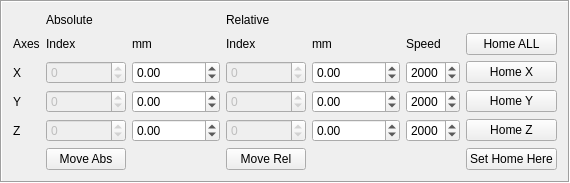
       <widget class="QFrame" name="monitorFrame_3">
        <property name="frameShape">
         <enum>QFrame::Box</enum>
        </property>
        <property name="frameShadow">
         <enum>QFrame::Sunken</enum>
        </property>
        <property name="lineWidth">
         <number>1</number>
        </property>
        <layout class="QHBoxLayout" name="horizontalLayout_2">
         <item>
          <layout class="QGridLayout" name="gridLayout_3">
           <item row="0" column="1">
            <widget class="QLabel" name="label_22">
             <property name="text">
              <string>Absolute</string>
             </property>
            </widget>
           </item>
           <item row="0" column="3">
            <widget class="QLabel" name="label_23">
             <property name="text">
              <string>Relative</string>
             </property>
            </widget>
           </item>
           <item row="1" column="0">
            <widget class="QLabel" name="label_24">
             <property name="text">
              <string>Axes</string>
             </property>
            </widget>
           </item>
           <item row="1" column="1">
            <widget class="QLabel" name="label_25">
             <property name="text">
              <string>Index</string>
             </property>
            </widget>
           </item>
           <item row="1" column="2">
            <widget class="QLabel" name="label_26">
             <property name="text">
              <string>mm</string>
             </property>
            </widget>
           </item>
           <item row="1" column="3">
            <widget class="QLabel" name="label_27">
             <property name="text">
              <string>Index</string>
             </property>
            </widget>
           </item>
           <item row="1" column="4">
            <widget class="QLabel" name="label_28">
             <property name="text">
              <string>mm</string>
             </property>
            </widget>
           </item>
           <item row="1" column="5">
            <widget class="QLabel" name="label_32">
             <property name="text">
              <string>Speed</string>
             </property>
            </widget>
           </item>
           <item row="2" column="0">
            <widget class="QLabel" name="label_29">
             <property name="text">
              <string>X</string>
             </property>
            </widget>
           </item>
           <item row="2" column="6">
            <widget class="QPushButton" name="pushButtonHomeObjX">
             <property name="toolTip">
              <string>&lt;!DOCTYPE HTML PUBLIC &quot;-//W3C//DTD HTML 4.0//EN&quot; &quot;http://www.w3.org/TR/REC-html40/strict.dtd&quot;&gt;
&lt;html&gt;&lt;head&gt;&lt;meta name=&quot;qrichtext&quot; content=&quot;1&quot; /&gt;&lt;style type=&quot;text/css&quot;&gt;
p, li { white-space: pre-wrap; }
&lt;/style&gt;&lt;/head&gt;&lt;body style=&quot; font-family:'MS Shell Dlg 2'; font-size:8.25pt; font-weight:400; font-style:normal;&quot;&gt;
&lt;p style=&quot; margin-top:0px; margin-bottom:0px; margin-left:0px; margin-right:0px; -qt-block-indent:0; text-indent:0px;&quot;&gt;&lt;span style=&quot; font-size:8pt;&quot;&gt;Home the object X axis (full right) and set its index to 0.&lt;/span&gt;&lt;/p&gt;
&lt;p style=&quot; margin-top:0px; margin-bottom:0px; margin-left:0px; margin-right:0px; -qt-block-indent:0; text-indent:0px;&quot;&gt;&lt;span style=&quot; font-size:8pt;&quot;&gt;Limits speed to 4000.&lt;/span&gt;&lt;/p&gt;&lt;/body&gt;&lt;/html&gt;</string>
             </property>
             <property name="text">
              <string>Home X</string>
             </property>
            </widget>
           </item>
           <item row="3" column="0">
            <widget class="QLabel" name="label_30">
             <property name="text">
              <string>Y</string>
             </property>
            </widget>
           </item>
           <item row="3" column="6">
            <widget class="QPushButton" name="pushButtonHomeObjY">
             <property name="toolTip">
              <string>&lt;!DOCTYPE HTML PUBLIC &quot;-//W3C//DTD HTML 4.0//EN&quot; &quot;http://www.w3.org/TR/REC-html40/strict.dtd&quot;&gt;
&lt;html&gt;&lt;head&gt;&lt;meta name=&quot;qrichtext&quot; content=&quot;1&quot; /&gt;&lt;style type=&quot;text/css&quot;&gt;
p, li { white-space: pre-wrap; }
&lt;/style&gt;&lt;/head&gt;&lt;body style=&quot; font-family:'MS Shell Dlg 2'; font-size:8.25pt; font-weight:400; font-style:normal;&quot;&gt;
&lt;p style=&quot; margin-top:0px; margin-bottom:0px; margin-left:0px; margin-right:0px; -qt-block-indent:0; text-indent:0px;&quot;&gt;&lt;span style=&quot; font-size:8pt;&quot;&gt;Home the object Y axis (full down) and set its index to 0.&lt;/span&gt;&lt;/p&gt;
&lt;p style=&quot; margin-top:0px; margin-bottom:0px; margin-left:0px; margin-right:0px; -qt-block-indent:0; text-indent:0px;&quot;&gt;&lt;span style=&quot; font-size:8pt;&quot;&gt;Limits speed to 4000.&lt;/span&gt;&lt;/p&gt;&lt;/body&gt;&lt;/html&gt;</string>
             </property>
             <property name="text">
              <string>Home Y</string>
             </property>
            </widget>
           </item>
           <item row="4" column="0">
            <widget class="QLabel" name="label_31">
             <property name="text">
              <string>Z</string>
             </property>
            </widget>
           </item>
           <item row="4" column="6">
            <widget class="QPushButton" name="pushButtonHomeObjZ">
             <property name="toolTip">
              <string>&lt;!DOCTYPE HTML PUBLIC &quot;-//W3C//DTD HTML 4.0//EN&quot; &quot;http://www.w3.org/TR/REC-html40/strict.dtd&quot;&gt;
&lt;html&gt;&lt;head&gt;&lt;meta name=&quot;qrichtext&quot; content=&quot;1&quot; /&gt;&lt;style type=&quot;text/css&quot;&gt;
p, li { white-space: pre-wrap; }
&lt;/style&gt;&lt;/head&gt;&lt;body style=&quot; font-family:'MS Shell Dlg 2'; font-size:8.25pt; font-weight:400; font-style:normal;&quot;&gt;
&lt;p style=&quot; margin-top:0px; margin-bottom:0px; margin-left:0px; margin-right:0px; -qt-block-indent:0; text-indent:0px;&quot;&gt;&lt;span style=&quot; font-size:8pt;&quot;&gt;Home the object Z axis (full far) and set its index to 0.&lt;/span&gt;&lt;/p&gt;
&lt;p style=&quot; margin-top:0px; margin-bottom:0px; margin-left:0px; margin-right:0px; -qt-block-indent:0; text-indent:0px;&quot;&gt;&lt;span style=&quot; font-size:8pt;&quot;&gt;Limits speed to 4000.&lt;/span&gt;&lt;/p&gt;&lt;/body&gt;&lt;/html&gt;</string>
             </property>
             <property name="text">
              <string>Home Z</string>
             </property>
            </widget>
           </item>
           <item row="5" column="1">
            <widget class="QPushButton" name="pushButtonMoveObj">
             <property name="text">
              <string>Move Abs</string>
             </property>
            </widget>
           </item>
           <item row="2" column="2">
            <widget class="QDoubleSpinBox" name="boxObjAbsmmX">
             <property name="minimum">
              <double>-1000000.000000000000000</double>
             </property>
             <property name="maximum">
              <double>1000000.000000000000000</double>
             </property>
            </widget>
           </item>
           <item row="2" column="4">
            <widget class="QDoubleSpinBox" name="boxObjRelmmX">
             <property name="prefix">
              <string notr="true"/>
             </property>
             <property name="minimum">
              <double>-1000000.000000000000000</double>
             </property>
             <property name="maximum">
              <double>1000000.000000000000000</double>
             </property>
            </widget>
           </item>
           <item row="3" column="4">
            <widget class="QDoubleSpinBox" name="boxObjRelmmY">
             <property name="prefix">
              <string notr="true"/>
             </property>
             <property name="minimum">
              <double>-1000000.000000000000000</double>
             </property>
             <property name="maximum">
              <double>1000000.000000000000000</double>
             </property>
            </widget>
           </item>
           <item row="4" column="4">
            <widget class="QDoubleSpinBox" name="boxObjRelmmZ">
             <property name="prefix">
              <string notr="true"/>
             </property>
             <property name="minimum">
              <double>-1000000.000000000000000</double>
             </property>
             <property name="maximum">
              <double>1000000.000000000000000</double>
             </property>
            </widget>
           </item>
           <item row="3" column="2">
            <widget class="QDoubleSpinBox" name="boxObjAbsmmY">
             <property name="minimum">
              <double>-1000000.000000000000000</double>
             </property>
             <property name="maximum">
              <double>1000000.000000000000000</double>
             </property>
            </widget>
           </item>
           <item row="4" column="2">
            <widget class="QDoubleSpinBox" name="boxObjAbsmmZ">
             <property name="minimum">
              <double>-1000000.000000000000000</double>
             </property>
             <property name="maximum">
              <double>1000000.000000000000000</double>
             </property>
            </widget>
           </item>
           <item row="2" column="5">
            <widget class="QSpinBox" name="boxObjSpeedX">
             <property name="minimum">
              <number>200</number>
             </property>
             <property name="maximum">
              <number>5000</number>
             </property>
             <property name="singleStep">
              <number>100</number>
             </property>
             <property name="value">
              <number>2000</number>
             </property>
            </widget>
           </item>
           <item row="3" column="5">
            <widget class="QSpinBox" name="boxObjSpeedY">
             <property name="minimum">
              <number>200</number>
             </property>
             <property name="maximum">
              <number>5000</number>
             </property>
             <property name="singleStep">
              <number>100</number>
             </property>
             <property name="value">
              <number>2000</number>
             </property>
            </widget>
           </item>
           <item row="4" column="5">
            <widget class="QSpinBox" name="boxObjSpeedZ">
             <property name="minimum">
              <number>200</number>
             </property>
             <property name="maximum">
              <number>5000</number>
             </property>
             <property name="singleStep">
              <number>100</number>
             </property>
             <property name="value">
              <number>2000</number>
             </property>
            </widget>
           </item>
           <item row="2" column="3">
            <widget class="QSpinBox" name="boxObjRelIndexX">
             <property name="enabled">
              <bool>false</bool>
             </property>
             <property name="minimum">
              <number>-1000000</number>
             </property>
             <property name="maximum">
              <number>1000000</number>
             </property>
            </widget>
           </item>
           <item row="3" column="3">
            <widget class="QSpinBox" name="boxObjRelIndexY">
             <property name="enabled">
              <bool>false</bool>
             </property>
             <property name="minimum">
              <number>-1000000</number>
             </property>
             <property name="maximum">
              <number>1000000</number>
             </property>
            </widget>
           </item>
           <item row="4" column="3">
            <widget class="QSpinBox" name="boxObjRelIndexZ">
             <property name="enabled">
              <bool>false</bool>
             </property>
             <property name="minimum">
              <number>-1000000</number>
             </property>
             <property name="maximum">
              <number>1000000</number>
             </property>
            </widget>
           </item>
           <item row="2" column="1">
            <widget class="QSpinBox" name="boxObjAbsIndexX">
             <property name="enabled">
              <bool>false</bool>
             </property>
             <property name="minimum">
              <number>-1000000</number>
             </property>
             <property name="maximum">
              <number>1000000</number>
             </property>
            </widget>
           </item>
           <item row="3" column="1">
            <widget class="QSpinBox" name="boxObjAbsIndexY">
             <property name="enabled">
              <bool>false</bool>
             </property>
             <property name="minimum">
              <number>-1000000</number>
             </property>
             <property name="maximum">
              <number>1000000</number>
             </property>
            </widget>
           </item>
           <item row="4" column="1">
            <widget class="QSpinBox" name="boxObjAbsIndexZ">
             <property name="enabled">
              <bool>false</bool>
             </property>
             <property name="minimum">
              <number>-1000000</number>
             </property>
             <property name="maximum">
              <number>1000000</number>
             </property>
            </widget>
           </item>
           <item row="5" column="3">
            <widget class="QPushButton" name="pushButtonMoveObjRel">
             <property name="text">
              <string>Move Rel</string>
             </property>
            </widget>
           </item>
           <item row="1" column="6">
            <widget class="QPushButton" name="homeObject">
             <property name="text">
              <string>Home ALL</string>
             </property>
            </widget>
           </item>
           <item row="5" column="6">
            <widget class="QPushButton" name="pushButton_3">
             <property name="text">
              <string>Set Home Here</string>
             </property>
            </widget>
           </item>
          </layout>
         </item>
        </layout>
       </widget>
